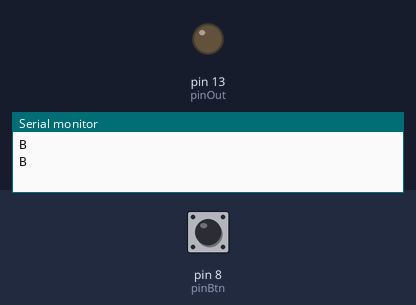
This sketch was run on a simulated Arduino Uno, built with avr-gcc and run on an emulated ATmega328P. On the bench: output pins drawn as LEDs (lit = HIGH), the last lines printed to the serial monitor. Inputs (shaded band) come from the test bench; at power-on: pin 8 (pinBtn) HIGH.

Above: at 1.2 s.
1.3 s: pin 8 (pinBtn) pulled LOW for 1 s
At 2.8 s:
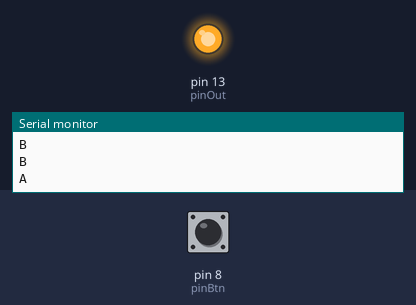
6.5 s: pin 8 (pinBtn) pulled LOW for 3.2 s
At 10.7 s:
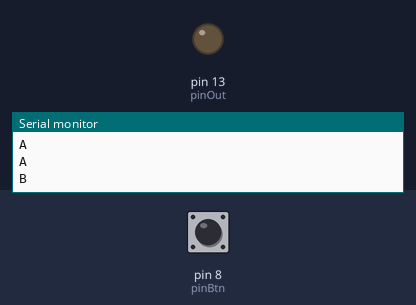
Timing chart, 0 to 12.2 s (numbered marks = the images above; inputs shaded):
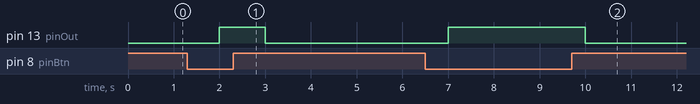

The sketch:

semple.ino
```cpp
#define pinBtn 8
#define pinOut 13

void setup() {
  pinMode(pinBtn, INPUT_PULLUP);
  pinMode(pinOut, OUTPUT);
  Serial.begin(9600);
}

void loop() {
  int btn = digitalRead(pinBtn);
  char a = Serial.read();

  if(a == '1'){
    Serial.println("C");
  }else if (btn == LOW) {
    digitalWrite(pinOut, HIGH);
    Serial.println("A");
  }
  else {
    digitalWrite(pinOut, LOW);
    Serial.println("B");
  }
  delay(1000);
}
```

Measured:
- after the input at 1.3 s, pin 13 (pinOut): LOW → HIGH after 0.70 s, → LOW 1.0 s later
- after the input at 6.5 s, pin 13 (pinOut): LOW → HIGH after 0.50 s, → LOW 3.0 s later
